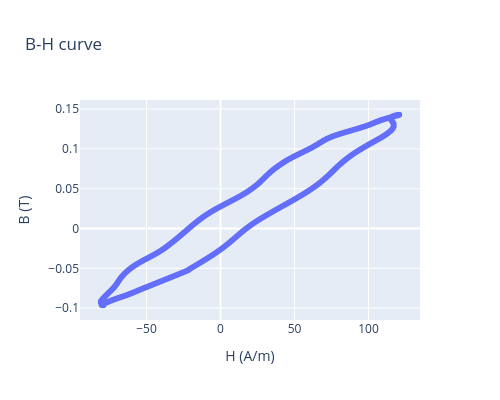

This figure's notebook cell:
### Code cell
import plotly.express as px
import plotly.graph_objects as go       
import numpy as np

# Créer un array avec les indices
indices = np.arange(len(H2))

fig = px.scatter(
    x=H2, 
    y=B2, 
    labels={"x":"H (A/m)", "y":"B (T)"}, 
    title="B-H curve",
    hover_data={'index': indices}  # Ajouter l'index aux données de survol
)
fig.update_layout(width=500, height=400)
fig.show()

### Figure 1 — Plotly figure (JSON) as saved in the notebook; plotly's stock layout.template omitted (floating-point values rounded to 4 significant figures; data arrays with more than 128 entries replaced by an {"elided": "..."} marker saying what was removed)
{"data": [{"customdata": {"elided": "1953x1 int values"}, "hovertemplate": "H (A/m)=%{x}<br>B (T)=%{y}<br>index=%{customdata[0]}<extra></extra>", "legendgroup": "", "marker": {"color": "#636efa", "symbol": "circle"}, "mode": "markers", "name": "", "showlegend": false, "type": "scattergl", "x": {"elided": "1953 float values"}, "xaxis": "x", "y": {"elided": "1953 float values"}, "yaxis": "y"}], "layout": {"height": 400, "legend": {"tracegroupgap": 0}, "title": {"text": "B-H curve"}, "width": 500, "xaxis": {"anchor": "y", "domain": [0, 1], "title": {"text": "H (A/m)"}}, "yaxis": {"anchor": "x", "domain": [0, 1], "title": {"text": "B (T)"}}}}
